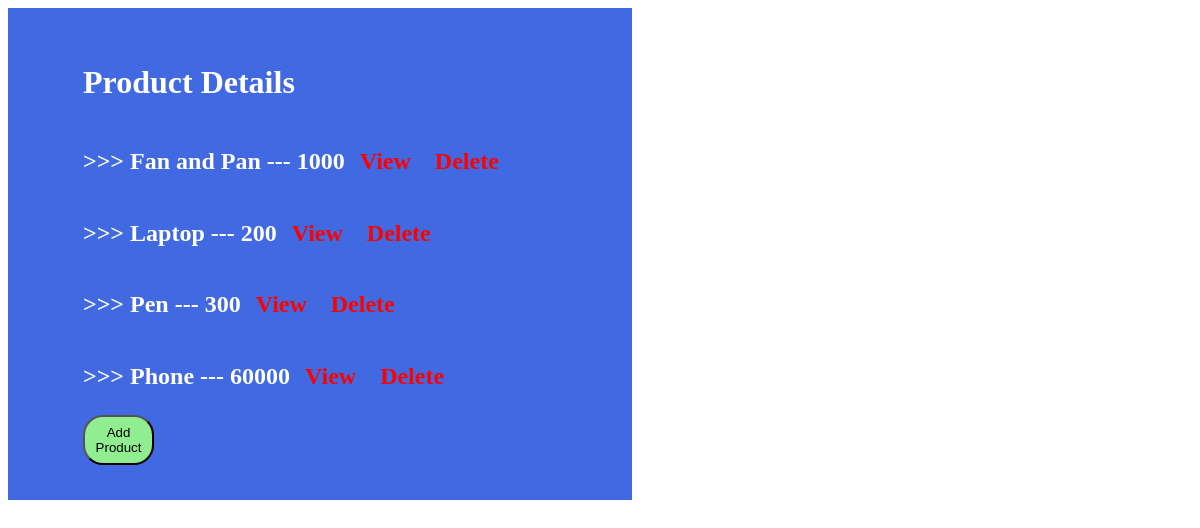
Before: /product/list with the older database file.
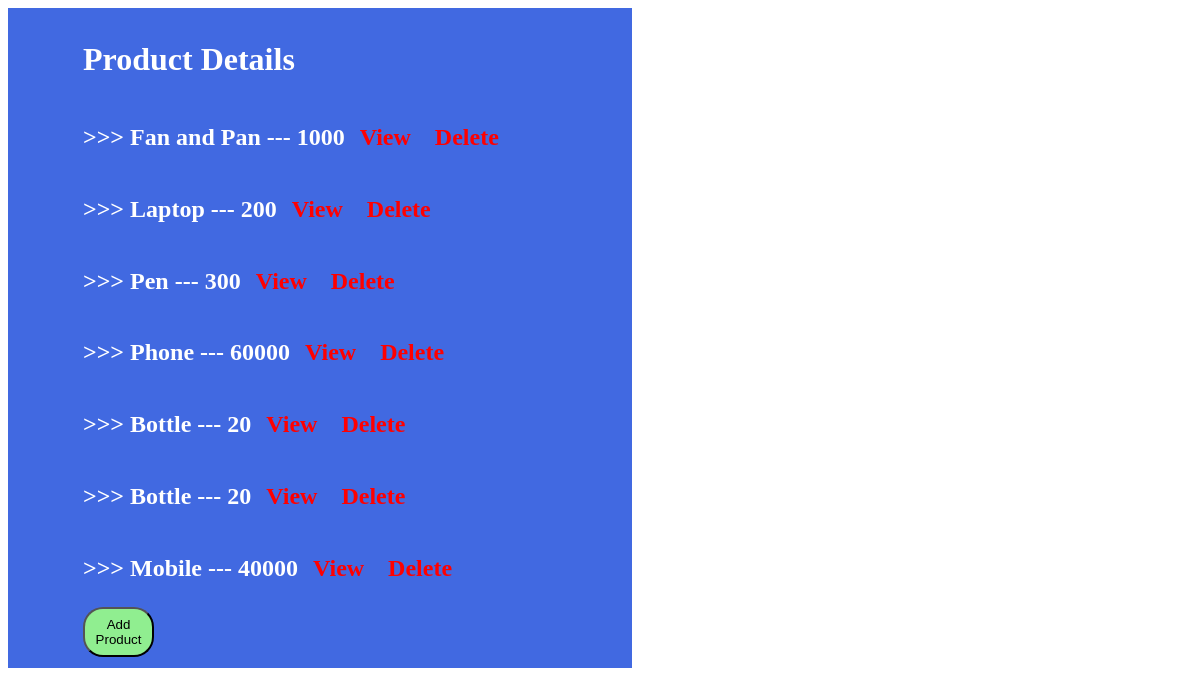
After: the same page with the newer database file.
### Products/models.py (models this page shows)
class Products(models.Model):
    name = models.TextField()
    prize = models.IntegerField()

### Products/views.py (the view)
# urls.py: path('list',list_product),
def list_product(request):
    context={
        "object" : Products.objects.all()
    }
    return render(request,'list.html',context=context)

### templates/list.html (shortened to what this page needs)
{% extends 'base.html' %}{% block content %}
<div
  style="
    display: flex;
    flex-direction: column;
    justify-content: center;
    background-color: royalblue;
    color: white;
    width: 40%;
    height: 50%;
    padding: 50px 75px;
    gap: 5px;
    overflow: auto;
    justify-content: center;
    align-content: center;
  "
>
  <h1>Product Details</h1>
  {%if object%} {%for i in object%}
  <h2>
    >>> {{i.name}} --- {{i.prize}}
    <a
      href="/product/id/{{i.id}}"
      style="color: red; padding: 9px; text-decoration: none"
    >
      View</a
    >
    <a
      href="/product/delete/{{i.id}}"
      style="color: red; padding: 9px; text-decoration: none"
    >
      Delete</a
    >
  </h2>
  {% endfor %} {% endif %}
  <a style="color: black; text-decoration: none" href="/product/form">
    <button
      style="
        border-radius: 20px;
        width: 15%;
        height: 50px;
        background-color: lightgreen;
      "
    >
      Add Product
    </button>
  </a>
  {% endblock %}

Changed rows visible on the page:
added Products: name "Bottle", prize "20"
added Products: name "Bottle", prize "20"
added Products: name "Mobile", prize "40000"
